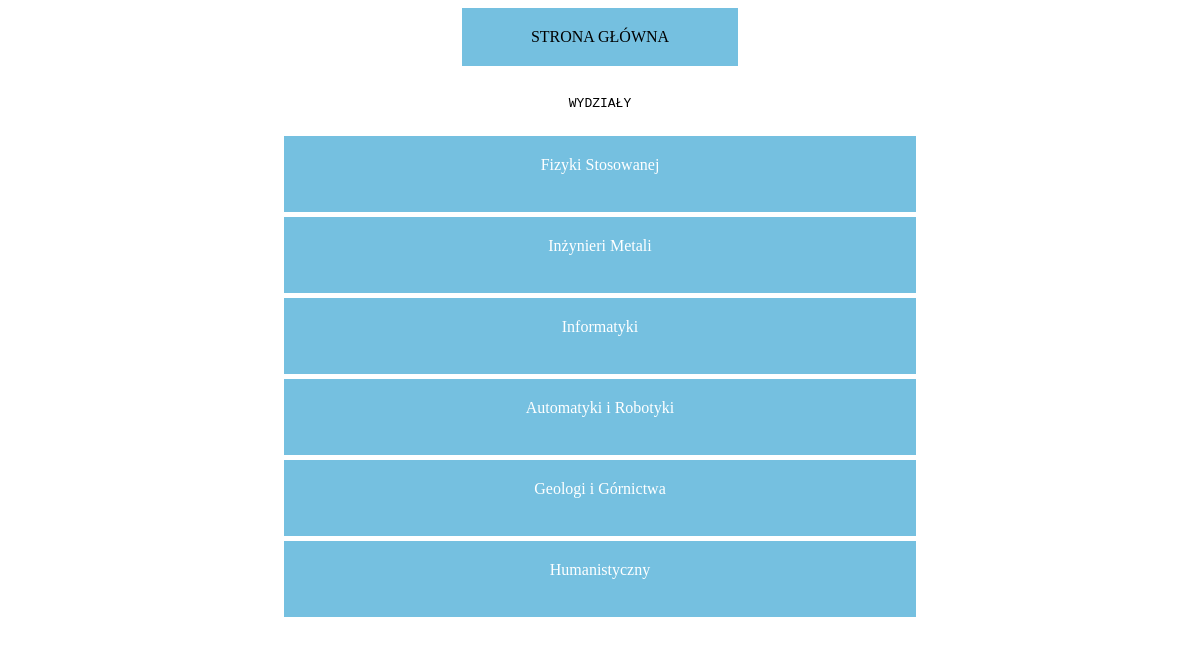
/offert.php, run on the app's committed database.
### tables this page shows
CREATE TABLE `wydzialy` (
  `ID` int NOT NULL,
  `wydzial` varchar(50) NOT NULL,
  `dziekan` varchar(40) NOT NULL
);

### offert.php (the view, shortened to what this page needs)
<?php
require_once "connect.php";
$depart=NULL;
$fac=NULL;
		    ?>
		<?php
function wypisz($ile0,$tab,$name,$id,$fac)
{
    $i=0;
	while($i<$ile0)
		{
		?>
		<div class="b0"> </div>
		<a href="?v=<?php echo $tab[$i]['ID']?>">
		<div class="blok">
		    <div class="text">
	    	<?php echo $tab[$i][$name]."</br></br>";?>
		    </div>
		</div> </a>
		<?php
		$i++;
		}
}
function requires(&$tab,$zapyt,$s,$u,$p,$d)
{
	try
	{
		$con= new mysqli($s,$u,$p,$d);
		if($con->connect_errno!=0)
		{
			throw new Exception(mysqli_connect_errno());
		}
		else
		{
		    $rez=$con->query($zapyt);
		}
	}
	catch(Exception $e)
	{
		echo '<span style="color:red;">Blad serwera </span>';
		echo '<br/>'.$e;
	}
}
$ID=0;
$zap1="SELECT *FROM  wydzialy";
requires($depart,$zap1,$servername,$username,$password,$database);
?>
<!DOCTYPE html>
<html lang="pl">
<body>
<a href="index.php">
    <div id="back">
        STRONA GŁÓWNA
    </div> </a>
    <div id="w">
        WYDZIAŁY
    </div
<?php
if($depart==null)
	$nubmer=0;
else
	$number=count($depart);
wypisz($number,$depart,"wydzial",$ID,$fac);
?>
</body>
</html>

### offert.php (style rules this page uses)
.blok { width:50%; background:#75c0e0; padding: 20px; text-align:center; margin-top:5px; color:white; margin-left:auto; margin-right:auto; }
#back { text-align:center; width:20%; background:#75c0e0; padding: 20px; text-align:center; margin-left:auto; margin-right:auto; color:black; }
a:link { text-decoration:none; }
#w { font-family: Monospace; text-align:center; margin-left:auto; margin-right:auto; color:black; padding:20px; margin-top:10px; }

### data on the page
wydzialy: wydzial "Fizyki Stosowanej"
wydzialy: wydzial "Inżynieri Metali"
wydzialy: wydzial "Informatyki"
wydzialy: wydzial "Automatyki i Robotyki"
wydzialy: wydzial "Geologi i Górnictwa"
wydzialy: wydzial "Humanistyczny"
